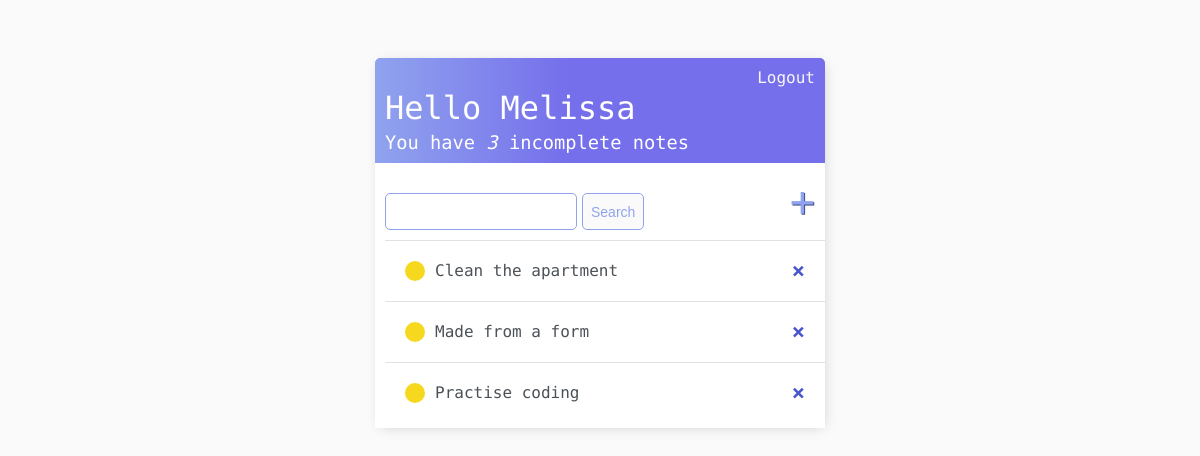
Before: / (signed in) with the older database file.
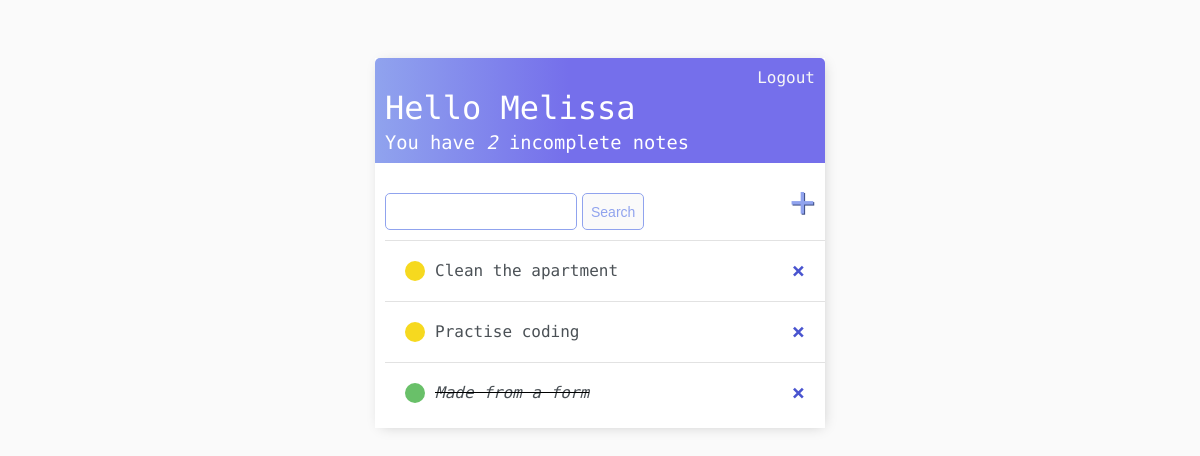
After: the same page with the newer database file.
### notes/models.py (models this page shows)
class Note(models.Model):
    user = models.ForeignKey(User, on_delete=models.CASCADE, null=True, blank=True)
    title = models.CharField(max_length=200)
    description = models.TextField(null=True, blank=True)
    complete = models.BooleanField(default=False)
    created = models.DateTimeField(auto_now_add=True)
    def __str__(self):
        return self.title
    class Meta:
        ordering = ['complete']

### notes/views.py (the view)
# urls.py: path('', NoteList.as_view(), name='notes'),
class NoteList(LoginRequiredMixin, ListView):
    model = Note
    context_object_name = 'notes'
    def get_context_data(self, **kwargs):
        context = super().get_context_data(**kwargs)
        context['notes'] = context['notes'].filter(user=self.request.user)
        context['count'] = context['notes'].filter(complete=False).count()
        search_input = self.request.GET.get('search-area') or ''
        if search_input:
            context['notes'] = context['notes'].filter(
                title__startswith=search_input)
        context['search_input'] = search_input
        return context

### notes/templates/notes/note_list.html
{% extends 'notes/main.html' %}
{% block content %}
<div class="header-bar">
    <div>
        <h1>Hello {{request.user|title|safe}}</h1>
        <h3 style="margin:0">You have <i>{{count}}</i> incomplete note{{ count|pluralize:"s" }}</h3>
    </div>
    {% if request.user.is_authenticated %}
        <a href="{% url 'logout' %}">Logout</a>
    {% else %}
    <a href="{% url 'login' %}">Login</a>
    {% endif %}
</div>
<div id="search-add-wrapper">
    <form method="GET" style="margin-top: 20px;display: flex;">
        <input type="text" name="search-area" value="{{search_input}}">
        <input class="button" type="submit" value="Search">
    </form>
    <a id="add-link" href="{% url 'note-create' %}">&#x2b;</a>
</div>
<div class="note-items-wrapper">
    {% for note in notes %}
    <div class="note-wrapper">
        {% if note.complete %}
        <div class="note-title">
            <div class="note-complete-icon"></div>
            <i><s><a href="{% url 'note-update' note.id %}">{{note}}</a></s></i>
        </div>
        <a class="delete-link" href="{% url 'note-delete' note.id %}">&#215;</a>
        {% else %}
        <div class="note-title">
            <div class="note-incomplete-icon"></div>
            <a href="{% url 'note-update' note.id %}">{{note|safe}}</a>
        </div>
        <a class="delete-link" href="{% url 'note-delete' note.id %}">&#215;</a>
        {% endif %}
    </div>
    {% empty %}
    <h3>No items in list</h3>
    {% endfor %}
</div>
{% endblock content %}

### notes/templates/notes/main.html (shortened to what this page needs)
<!DOCTYPE html>
<html>
<head>
    </head>
    <body>
        <div class="container">
            {% block content %}
            {% endblock content %}
        </div>
    </body>
</html>

### notes/templates/notes/main.html (style rules this page uses)
body { background-color: #FAFAFA; font-family: 'Fira Code', monospace; padding-top: 50px; }
h1, h2, h3, h4, h5, h6 { font-family: 'Fira code', monospace; font-weight: normal; margin-bottom: 5px; }
a, p { color: #4b5156; }
.container { max-width: 450px; margin: auto; background-color: #fff; -webkit-box-shadow: 2px 2px 13px -4px rgba(0, 0, 0, 0.21); box-shadow: 2px 2px 13px -4px rgba(0, 0, 0, 0.21); }
.header-bar { display: flex; justify-content: space-between; color: #fff; padding: 10px; border-radius: 5px 5px 0 0; background: linear-gradient(90deg, #90a3ee 0%, #756feb 43%, #756feb 100%); }
.header-bar a { color: rgb(247, 247, 247); text-decoration: none; }
.note-wrapper { display: flex; align-items: center; justify-content: space-between; padding: 20px; background-color: #fff; border-top: 1px solid rgb(226, 226, 226); }
.note-title { display: flex; }
.note-title a { text-decoration: none; color: #4b5156; margin-left: 10px; }
.note-complete-icon { height: 20px; width: 20px; background-color: rgb(105, 192, 105); border-radius: 50%; }
.note-incomplete-icon { height: 20px; width: 20px; background-color: #F6D91F; border-radius: 50%; }
.delete-link { text-decoration: none; font-weight: 900; color: #4954cf; font-size: 22px; line-height: 0; }
#search-add-wrapper { display: flex; justify-content: space-between; align-items: center; padding: 10px; }
#add-link { color: #90a3ee; text-decoration: none; font-size: 42px; text-shadow: 1px 1px #3b4b81; }
input[type=text], input[type=password], textarea { font-family: 'Fira code', monospace; border: 1px solid #90a3ee; border-radius: 5px; padding: 10px; width: 90%; height: auto; }
.button { border: 1px solid #90a3ee; background-color: #FAFAFA; color: #90a3ee; padding: 8px; font-size: 14px; border-radius: 5px; cursor: pointer; text-decoration: none; margin-left: 5px; }
.note-items-wrapper { padding-bottom: 5px; padding-left: 10px; }

Changed rows visible on the page:
shown differently, row unchanged: Note "Practise coding": moves up the list
changed Note "Made from a form": complete False → True (drawn)
Other visible differences:
{{ count }}: "3" → "2"
